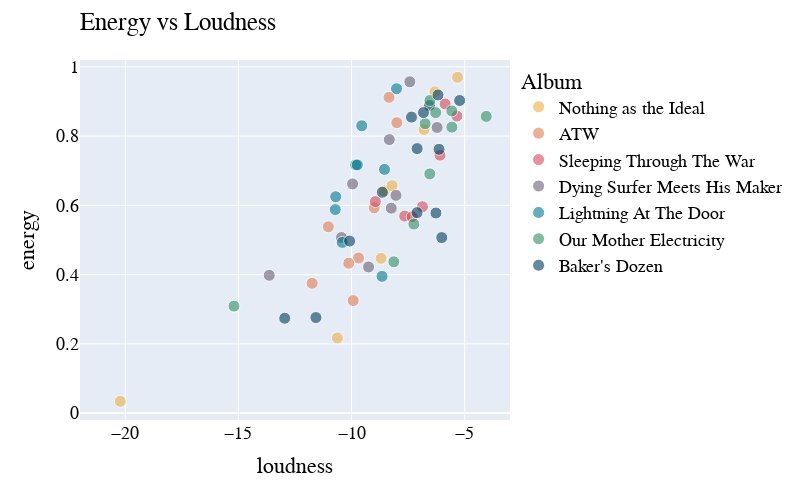

The notebook cell saved with this chart:
### Markdown cell above
We do see:
- a high positive correlation between energy and loudness (the more energetic the louder, or the other way around, correlation doesn't describe causality)
- a high negative correlation between energy and acousticness (the more energetic the less likly acoustic, or the other way around)
- a moderate negativee correlation between loudness and acousticness
- a moderate positive correlation between energy and speechiness
- Low correlations between the other variable combinations in this plot

Remember, this plot does not include all these low correlations (between -0.3 and 0.3) that we saw in the heatmap.

The relationships between energy, loudness and acousticness are little surprising.

Interesting to me are the two pairs that include popularity: We can cautiously deduce from this that pure instrumentals are unlikely to be very popular. And that 3/4 time signature is more popular than 4/4 time signature.

Another way to show relationships between numeric variables are scatterplots.

Let's start with

## Scatterplots for interesting correlations

We learned there are 2 pairs of variables which show a high correlation. Let's plot these first.

Please note:
**Github cannot display interactive elements. Please use [nbviewer](https://nbviewer.org/github/scheinmensch/Spotify/blob/main/AllThemWitches.ipynb?flush_cache=False) to view the following plots.**

### Code cell
fig = px.scatter(atw, x='loudness', y='energy', color='album_name', custom_data=['name'], color_discrete_map=cpal_px, opacity=0.6)

fig.update_traces(marker=dict(size=12,
                              line=dict(width=1,
                                        color='white')),
                  selector=dict(mode='markers'))
fig.update_traces(hovertemplate='%{customdata[0]}')
fig.update_layout(
    title="Energy vs Loudness",
    legend_title="Album",
    title_x=0.1, 
    width=800,
    height=500,
    font_family="ROCKABILLY",
    font_color="black",
    font_size=18,
    title_font_family="Boucherie Block",
    legend_title_font_family="Boucherie Block")
fig.update_yaxes(range=[-0.02, 1.02])
fig.update_xaxes(range=[-22, -3])
fig.show()

### Figure 1 — Plotly figure (JSON) as saved in the notebook; plotly's stock layout.template omitted (floating-point values rounded to 4 significant figures)
{"data": [{"customdata": [["Saturnine & Iron Jaw"], ["Enemy of My Enemy"], ["Everest"], ["See You Next Fall"], ["The Children of Coyote Woman"], ["41"], ["Lights Out"], ["Rats in Ruin"]], "hovertemplate": "%{customdata[0]}", "legendgroup": "Nothing as the Ideal", "marker": {"color": "#edae49", "line": {"color": "white", "width": 1}, "opacity": 0.6, "size": 12, "symbol": "circle"}, "mode": "markers", "name": "Nothing as the Ideal", "orientation": "v", "showlegend": true, "type": "scatter", "x": [-8.558, -5.319, -20.22, -8.211, -8.695, -6.8, -6.316, -10.63], "xaxis": "x", "y": [0.642, 0.97, 0.0339, 0.657, 0.447, 0.819, 0.928, 0.217], "yaxis": "y"}, {"customdata": [["Fishbelly 86 Onions"], ["Workhorse"], ["1st vs. 2nd"], ["Half-Tongue"], ["Diamond"], ["Harvest Feast"], ["HJTC"], ["Rob's Dream"]], "hovertemplate": "%{customdata[0]}", "legendgroup": "ATW", "marker": {"color": "#df7c52", "line": {"color": "white", "width": 1}, "opacity": 0.6, "size": 12, "symbol": "circle"}, "mode": "markers", "name": "ATW", "orientation": "v", "showlegend": true, "type": "scatter", "x": [-8, -11.03, -8.345, -9.001, -11.74, -9.693, -9.93, -10.12], "xaxis": "x", "y": [0.839, 0.538, 0.912, 0.593, 0.375, 0.448, 0.325, 0.433], "yaxis": "y"}, {"customdata": [["Bulls"], ["Don't Bring Me Coffee"], ["Bruce Lee"], ["3-5-7"], ["Am I Going Up?"], ["Alabaster"], ["Cowboy Kirk"], ["Internet"]], "hovertemplate": "%{customdata[0]}", "legendgroup": "Sleeping Through The War", "marker": {"color": "#d1495b", "line": {"color": "white", "width": 1}, "opacity": 0.6, "size": 12, "symbol": "circle"}, "mode": "markers", "name": "Sleeping Through The War", "orientation": "v", "showlegend": true, "type": "scatter", "x": [-6.869, -5.346, -5.864, -7.653, -8.95, -6.569, -6.092, -7.322], "xaxis": "x", "y": [0.596, 0.858, 0.893, 0.569, 0.611, 0.887, 0.745, 0.567], "yaxis": "y"}, {"customdata": [["Call Me Star"], ["El Centro"], ["Dirt Preachers"], ["This Is Where It Falls Apart"], ["Mellowing"], ["Open Passageways"], ["Instrumental 2 (Welcome To The Caveman Future)"], ["Talisman"], ["Blood And Sand / Milk And Endless Waters"]], "hovertemplate": "%{customdata[0]}", "legendgroup": "Dying Surfer Meets His Maker", "marker": {"color": "#696174", "line": {"color": "white", "width": 1}, "opacity": 0.6, "size": 12, "symbol": "circle"}, "mode": "markers", "name": "Dying Surfer Meets His Maker", "orientation": "v", "showlegend": true, "type": "scatter", "x": [-9.25, -7.426, -6.222, -10.45, -13.64, -8.248, -9.957, -8.039, -8.334], "xaxis": "x", "y": [0.422, 0.957, 0.825, 0.507, 0.398, 0.592, 0.662, 0.629, 0.79], "yaxis": "y"}, {"customdata": [["Funeral For A Great Drunken Bird"], ["When God Comes Back"], ["The Marriage Of Coyote Woman"], ["Swallowed By The Sea"], ["Charles William"], ["The Death Of Coyote Woman"], ["Romany Dagger"], ["Mountain"], ["Romany Dagger (Remended)"], ["Surface-To-Air Whistle"]], "hovertemplate": "%{customdata[0]}", "legendgroup": "Lightning At The Door", "marker": {"color": "#00798c", "line": {"color": "white", "width": 1}, "opacity": 0.6, "size": 12, "symbol": "circle"}, "mode": "markers", "name": "Lightning At The Door", "orientation": "v", "showlegend": true, "type": "scatter", "x": [-9.818, -8.014, -8.653, -10.7, -8.544, -10.72, -9.551, -10.41, -6.549, -9.745], "xaxis": "x", "y": [0.717, 0.937, 0.395, 0.625, 0.704, 0.588, 0.83, 0.493, 0.889, 0.717], "yaxis": "y"}, {"customdata": [["Heavy/Like a Witch"], ["The Urn"], ["Bloodhounds"], ["Guns"], ["Elk.Blood.Heart"], ["Until It Unwinds"], ["Easy"], ["Family Song for the Leaving"], ["Right Hand"], ["I Can't Even See Myself (Bonus)"]], "hovertemplate": "%{customdata[0]}", "legendgroup": "Our Mother Electricity", "marker": {"color": "#318F63", "line": {"color": "white", "width": 1}, "opacity": 0.6, "size": 12, "symbol": "circle"}, "mode": "markers", "name": "Our Mother Electricity", "orientation": "v", "showlegend": true, "type": "scatter", "x": [-6.537, -5.569, -5.573, -6.75, -8.133, -6.284, -7.249, -15.2, -6.545, -4.051], "xaxis": "x", "y": [0.903, 0.826, 0.873, 0.836, 0.437, 0.868, 0.546, 0.309, 0.691, 0.857], "yaxis": "y"}, {"customdata": [["Real Hippies Are Cowboys"], ["Mama Is a Shining Star"], ["Hush, I'm on TV"], ["Holding Your Breath Across the River"], ["Tour Death Song"], ["Tiger's Pit"], ["6969 WXL THE CAGE"], ["L'hotel Serein"], ["Acid Face"], ["Slow City"], ["Silver To Rust"], ["Blacksnake Blues"], ["Fall Into Place"]], "hovertemplate": "%{customdata[0]}", "legendgroup": "Baker's Dozen", "marker": {"color": "#003d5b", "line": {"color": "white", "width": 1}, "opacity": 0.6, "size": 12, "symbol": "circle"}, "mode": "markers", "name": "Baker's Dozen", "orientation": "v", "showlegend": true, "type": "scatter", "x": [-6.822, -12.95, -6.18, -10.09, -8.639, -5.224, -7.104, -7.107, -7.352, -6.273, -6.136, -6.014, -11.57], "xaxis": "x", "y": [0.868, 0.274, 0.919, 0.497, 0.638, 0.903, 0.764, 0.579, 0.855, 0.578, 0.762, 0.507, 0.276], "yaxis": "y"}], "layout": {"font": {"color": "black", "family": "ROCKABILLY", "size": 18}, "height": 500, "legend": {"title": {"font": {"family": "Boucherie Block"}, "text": "Album"}, "tracegroupgap": 0}, "margin": {"t": 60}, "title": {"font": {"family": "Boucherie Block"}, "text": "Energy vs Loudness", "x": 0.1}, "width": 800, "xaxis": {"anchor": "y", "domain": [0, 1], "range": [-22, -3], "title": {"text": "loudness"}, "type": "linear"}, "yaxis": {"anchor": "x", "domain": [0, 1], "range": [-0.02, 1.02], "title": {"text": "energy"}, "type": "linear"}}}
